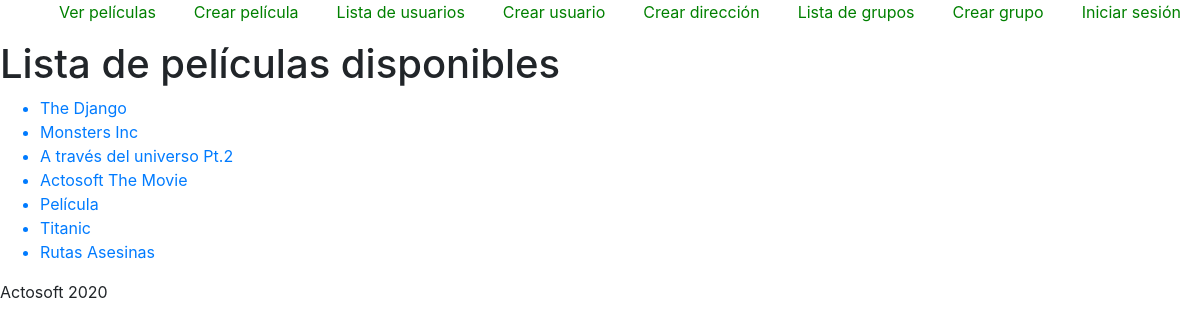
Page /movies/ on the committed database.
### movies/models.py (models this page shows, shortened)
class Movie(models.Model): # Siempre hay que heredar de models.Model
    title = models.CharField(max_length=140)
    sinopsis = models.TextField(blank=True, null=True)
    duration = models.PositiveIntegerField()
    calif = models.PositiveIntegerField(default=5)
    gender = models.CharField(max_length=50)
    is_on_cinema = models.BooleanField(default=True)
    created = models.DateTimeField(auto_now_add=True)
    updated = models.DateTimeField(auto_now=True)

### movies/views.py (the view)
# urls.py: path('', GetMovies, name='list'),
def GetMovies(request):
    movies = Movie.objects.all() # SELECT * FROM movies_movie #queryset
    template_name = 'movies/list.html'
    context = {
        'movies': movies
    }
    return render(request, template_name, context)

### movies/templates/movies/list.html
{% extends 'base.html' %}
{% block content %}
    <h1>Lista de películas disponibles</h1>
    <ul>
        {% for movie in movies %}
            <a href="{% url 'movies:detail' movie.id %}"><li>{{ movie.title }}</li></a>
        {% endfor %}
    </ul>
{% endblock content %}

### rows in the picture
Movie: title "The Django"
Movie: title "Monsters Inc"
Movie: title "A través del universo Pt.2"
Movie: title "Actosoft The Movie"
Movie: title "Película"
Movie: title "Titanic"
Movie: title "Rutas Asesinas"
